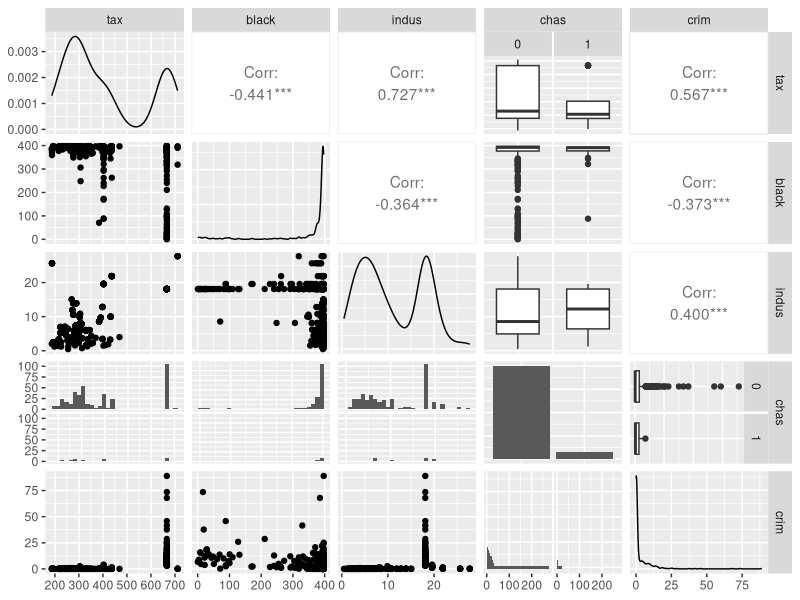
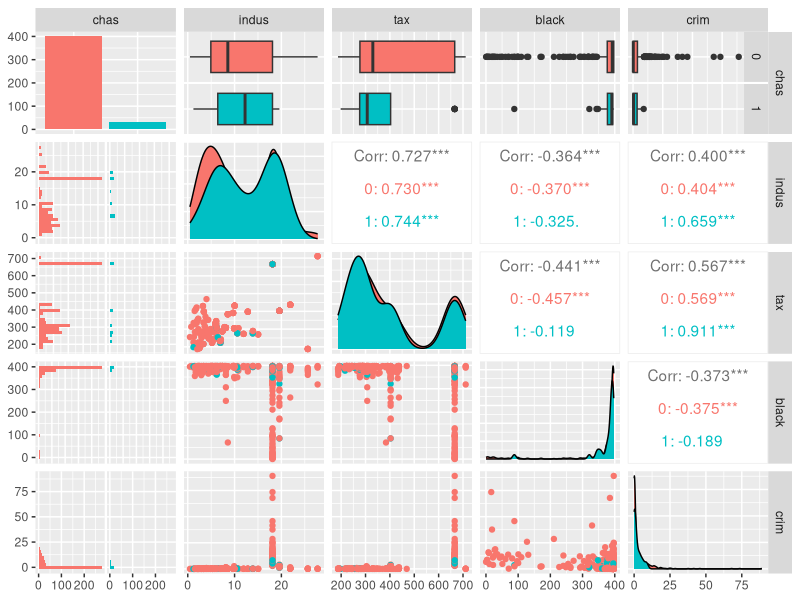
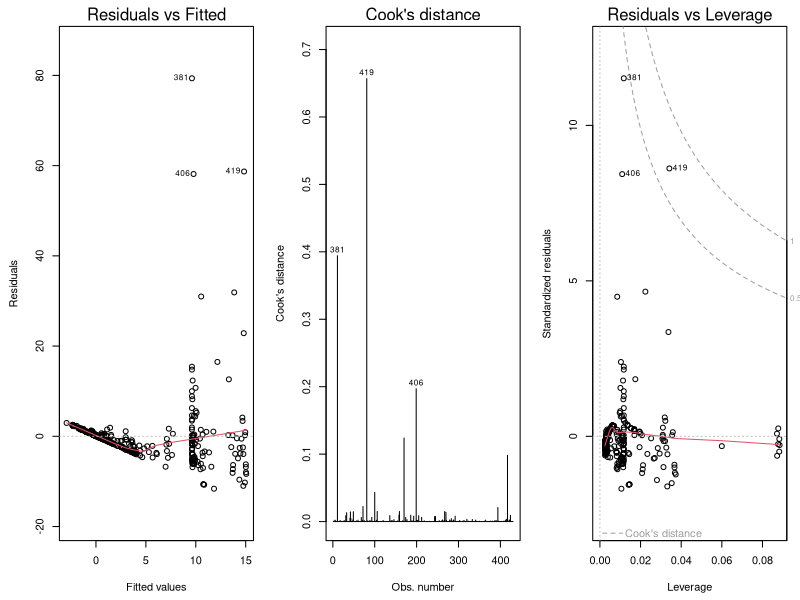
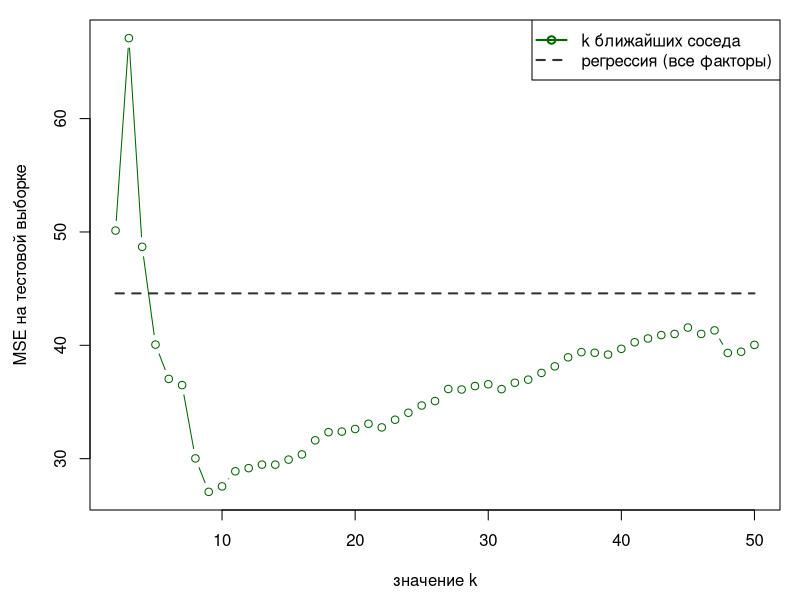

Generate these figures, in order, with R:
## ---- chunk 1

# загрузка пакетов
library('MASS')         # загружаем пакет
library('GGally')       # графики совместного разброса переменных
library('lmtest')       # тесты остатков регрессионных моделей
library('FNN')          # алгоритм kNN

knitr::opts_chunk$set(echo = TRUE)

## ---- chunk 2

# константы
my.seed <- 2
train.percent <- 0.85

# открываем данные
data(Boston)            
#?Boston 

# преобразуем категориальные переменные в факторы
Boston$chas <- as.factor(Boston$chas)

#Boston$acceleration <- as.factor(Boston$acceleration)

Boston <- subset(Boston, select = c(crim, tax, black, indus, chas))
#Boston 

head(Boston)

str(Boston) 

# обучающая выборка
set.seed(my.seed)
inTrain <- sample(seq_along(Boston$crim), 
                  nrow(Boston) * train.percent)
df.train <- Boston[inTrain, c(colnames(Boston)[-1], colnames(Boston)[1])]
df.test <- Boston[-inTrain, -1]

## ---- chunk 3

summary(df.train)

## ---- chunk 4

ggp <- ggpairs(df.train, upper = list(combo = 'box'))
print(ggp, progress = F)

## ---- chunk 5
# цвета по фактору acceleration
ggpairs(df.train[, c('chas', 'indus', 'tax', 'black', 'crim')],
aes(color = chas), upper = list(combo = 'box'))

## ---- chunk 6

model.1 <- lm(crim ~ . + chas:indus + chas:tax + chas:black,
              data = df.train)
summary(model.1)

## ---- chunk 7

model.2 <- lm(crim ~ tax + black + chas:tax,
              data = df.train)
summary(model.2)

## ---- chunk 8
df.train$chas <- as.numeric(df.train$chas)
df.test$chas <- as.numeric(df.test$chas)

model.3 <- lm(crim ~ .,
              data = df.train)
summary(model.3)
## ---- chunk 9
# тест Бройша-Пагана
bptest(model.2)

# статистика Дарбина-Уотсона
dwtest(model.2)

# графики остатков
par(mar = c(4.5, 4.5, 2, 1))
par(mfrow = c(1, 3))

# график 1
plot(model.2, 1)

# график 2
plot(model.2, 4)

# график 3
plot(model.2, 5) 

par(mfrow = c(1, 1))

## ---- chunk 10
# линейная модель
# фактические значения y на тестовой выборке
y.fact <- Boston[-inTrain, ]$crim
y.model.lm <- predict(model.3, df.test)
MSE.lm <- sum((y.model.lm - y.fact)^2) / length(y.model.lm)


# kNN требует на вход только числовые переменные
df.train.num <- as.data.frame(apply(df.train, 2, as.numeric))
df.test.num <- as.data.frame(apply(df.test, 2, as.numeric))

# цикл по k
for (i in 2:50){
model.knn <- knn.reg(train = df.train.num[, !(colnames(df.train.num) %in% 'crim')], 
                     y = df.train.num[, 'crim'], 
                     test = df.test.num, k = i)
y.model.knn <-  model.knn$pred
    if (i == 2){
        MSE.knn <- sum((y.model.knn - y.fact)^2) / length(y.model.knn)
    } else {
        MSE.knn <- c(MSE.knn, 
                     sum((y.model.knn - y.fact)^2) / length(y.model.knn))
    }
}
#if (i == 2){# цвета по фактору educ
#ggpairs(df.train[, c('exper', 'educ', 'crim')],
#aes(color = educ), upper = list(combo = 'box'))

# цвета по фактору forlang
#ggpairs(df.train[, c('exper', 'forlang', 'crim')],
#aes(color = forlang), upper = list(combo = 'box'))


# график
par(mar = c(4.5, 4.5, 1, 1))
# ошибки kNN
plot(2:50, MSE.knn, type = 'b', col = 'darkgreen',
     xlab = 'значение k', ylab = 'MSE на тестовой выборке')
# ошибка регрессии
lines(2:50, rep(MSE.lm, 49), lwd = 2, col = grey(0.2), lty = 2)
legend('topright', lty = c(1, 2), pch = c(1, NA), 
       col = c('darkgreen', grey(0.2)), 
       legend = c('k ближайших соседа', 'регрессия (все факторы)'), 
       lwd = rep(2, 2))
